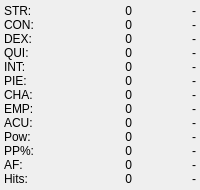
     <widget class="GroupFrame" name="GroupStats" >
      <layout class="QGridLayout" >
       <property name="margin" >
        <number>4</number>
       </property>
       <property name="spacing" >
        <number>0</number>
       </property>
       <item row="0" column="0" >
        <widget class="QLabel" name="StrengthLabel" >
         <property name="text" >
          <string>STR: </string>
         </property>
        </widget>
       </item>
       <item row="0" column="1" >
        <widget class="QLabel" name="Strength" >
         <property name="text" >
          <string>0</string>
         </property>
         <property name="alignment" >
          <set>Qt::AlignRight|Qt::AlignTrailing|Qt::AlignVCenter</set>
         </property>
        </widget>
       </item>
       <item row="0" column="2" >
        <widget class="QLabel" name="StrengthCap" >
         <property name="text" >
          <string>-</string>
         </property>
         <property name="alignment" >
          <set>Qt::AlignRight|Qt::AlignTrailing|Qt::AlignVCenter</set>
         </property>
        </widget>
       </item>
       <item row="1" column="0" >
        <widget class="QLabel" name="ConstitutionLabel" >
         <property name="text" >
          <string>CON: </string>
         </property>
        </widget>
       </item>
       <item row="1" column="1" >
        <widget class="QLabel" name="Constitution" >
         <property name="text" >
          <string>0</string>
         </property>
         <property name="alignment" >
          <set>Qt::AlignRight|Qt::AlignTrailing|Qt::AlignVCenter</set>
         </property>
        </widget>
       </item>
       <item row="1" column="2" >
        <widget class="QLabel" name="ConstitutionCap" >
         <property name="text" >
          <string>-</string>
         </property>
         <property name="alignment" >
          <set>Qt::AlignRight|Qt::AlignTrailing|Qt::AlignVCenter</set>
         </property>
        </widget>
       </item>
       <item row="2" column="0" >
        <widget class="QLabel" name="DexterityLabel" >
         <property name="text" >
          <string>DEX: </string>
         </property>
        </widget>
       </item>
       <item row="2" column="1" >
        <widget class="QLabel" name="Dexterity" >
         <property name="text" >
          <string>0</string>
         </property>
         <property name="alignment" >
          <set>Qt::AlignRight|Qt::AlignTrailing|Qt::AlignVCenter</set>
         </property>
        </widget>
       </item>
       <item row="2" column="2" >
        <widget class="QLabel" name="DexterityCap" >
         <property name="text" >
          <string>-</string>
         </property>
         <property name="alignment" >
          <set>Qt::AlignRight|Qt::AlignTrailing|Qt::AlignVCenter</set>
         </property>
        </widget>
       </item>
       <item row="3" column="0" >
        <widget class="QLabel" name="QuicknessLabel" >
         <property name="text" >
          <string>QUI: </string>
         </property>
        </widget>
       </item>
       <item row="3" column="1" >
        <widget class="QLabel" name="Quickness" >
         <property name="text" >
          <string>0</string>
         </property>
         <property name="alignment" >
          <set>Qt::AlignRight|Qt::AlignTrailing|Qt::AlignVCenter</set>
         </property>
        </widget>
       </item>
       <item row="3" column="2" >
        <widget class="QLabel" name="QuicknessCap" >
         <property name="text" >
          <string>-</string>
         </property>
         <property name="alignment" >
          <set>Qt::AlignRight|Qt::AlignTrailing|Qt::AlignVCenter</set>
         </property>
        </widget>
       </item>
       <item row="4" column="0" >
        <widget class="QLabel" name="IntelligenceLabel" >
         <property name="text" >
          <string>INT: </string>
         </property>
        </widget>
       </item>
       <item row="4" column="1" >
        <widget class="QLabel" name="Intelligence" >
         <property name="text" >
          <string>0</string>
         </property>
         <property name="alignment" >
          <set>Qt::AlignRight|Qt::AlignTrailing|Qt::AlignVCenter</set>
         </property>
        </widget>
       </item>
       <item row="4" column="2" >
        <widget class="QLabel" name="IntelligenceCap" >
         <property name="text" >
          <string>-</string>
         </property>
         <property name="alignment" >
          <set>Qt::AlignRight|Qt::AlignTrailing|Qt::AlignVCenter</set>
         </property>
        </widget>
       </item>
       <item row="5" column="0" >
        <widget class="QLabel" name="PietyLabel" >
         <property name="text" >
          <string>PIE: </string>
         </property>
        </widget>
       </item>
       <item row="5" column="1" >
        <widget class="QLabel" name="Piety" >
         <property name="text" >
          <string>0</string>
         </property>
         <property name="alignment" >
          <set>Qt::AlignRight|Qt::AlignTrailing|Qt::AlignVCenter</set>
         </property>
        </widget>
       </item>
       <item row="5" column="2" >
        <widget class="QLabel" name="PietyCap" >
         <property name="text" >
          <string>-</string>
         </property>
         <property name="alignment" >
          <set>Qt::AlignRight|Qt::AlignTrailing|Qt::AlignVCenter</set>
         </property>
        </widget>
       </item>
       <item row="6" column="0" >
        <widget class="QLabel" name="CharismaLabel" >
         <property name="text" >
          <string>CHA: </string>
         </property>
        </widget>
       </item>
       <item row="6" column="1" >
        <widget class="QLabel" name="Charisma" >
         <property name="text" >
          <string>0</string>
         </property>
         <property name="alignment" >
          <set>Qt::AlignRight|Qt::AlignTrailing|Qt::AlignVCenter</set>
         </property>
        </widget>
       </item>
       <item row="6" column="2" >
        <widget class="QLabel" name="CharismaCap" >
         <property name="text" >
          <string>-</string>
         </property>
         <property name="alignment" >
          <set>Qt::AlignRight|Qt::AlignTrailing|Qt::AlignVCenter</set>
         </property>
        </widget>
       </item>
       <item row="7" column="0" >
        <widget class="QLabel" name="EmpathyLabel" >
         <property name="text" >
          <string>EMP: </string>
         </property>
        </widget>
       </item>
       <item row="7" column="1" >
        <widget class="QLabel" name="Empathy" >
         <property name="text" >
          <string>0</string>
         </property>
         <property name="alignment" >
          <set>Qt::AlignRight|Qt::AlignTrailing|Qt::AlignVCenter</set>
         </property>
        </widget>
       </item>
       <item row="7" column="2" >
        <widget class="QLabel" name="EmpathyCap" >
         <property name="text" >
          <string>-</string>
         </property>
         <property name="alignment" >
          <set>Qt::AlignRight|Qt::AlignTrailing|Qt::AlignVCenter</set>
         </property>
        </widget>
       </item>
       <item row="8" column="0" >
        <widget class="QLabel" name="AcuityLabel" >
         <property name="text" >
          <string>ACU: </string>
         </property>
        </widget>
       </item>
       <item row="8" column="1" >
        <widget class="QLabel" name="Acuity" >
         <property name="text" >
          <string>0</string>
         </property>
         <property name="alignment" >
          <set>Qt::AlignRight|Qt::AlignTrailing|Qt::AlignVCenter</set>
         </property>
        </widget>
       </item>
       <item row="8" column="2" >
        <widget class="QLabel" name="AcuityCap" >
         <property name="text" >
          <string>-</string>
         </property>
         <property name="alignment" >
          <set>Qt::AlignRight|Qt::AlignTrailing|Qt::AlignVCenter</set>
         </property>
        </widget>
       </item>
       <item row="9" column="0" >
        <widget class="QLabel" name="PowerLabel" >
         <property name="text" >
          <string>Pow: </string>
         </property>
        </widget>
       </item>
       <item row="9" column="1" >
        <widget class="QLabel" name="Power" >
         <property name="text" >
          <string>0</string>
         </property>
         <property name="alignment" >
          <set>Qt::AlignRight|Qt::AlignTrailing|Qt::AlignVCenter</set>
         </property>
        </widget>
       </item>
       <item row="9" column="2" >
        <widget class="QLabel" name="PowerCap" >
         <property name="text" >
          <string>-</string>
         </property>
         <property name="alignment" >
          <set>Qt::AlignRight|Qt::AlignTrailing|Qt::AlignVCenter</set>
         </property>
        </widget>
       </item>
       <item row="10" column="0" >
        <widget class="QLabel" name="PowerPoolLabel" >
         <property name="text" >
          <string>PP%: </string>
         </property>
        </widget>
       </item>
       <item row="10" column="1" >
        <widget class="QLabel" name="PowerPool" >
         <property name="text" >
          <string>0</string>
         </property>
         <property name="alignment" >
          <set>Qt::AlignRight|Qt::AlignTrailing|Qt::AlignVCenter</set>
         </property>
        </widget>
       </item>
       <item row="10" column="2" >
        <widget class="QLabel" name="PowerPoolCap" >
         <property name="text" >
          <string>-</string>
         </property>
         <property name="alignment" >
          <set>Qt::AlignRight|Qt::AlignTrailing|Qt::AlignVCenter</set>
         </property>
        </widget>
       </item>
       <item row="11" column="0" >
        <widget class="QLabel" name="AFLabel" >
         <property name="text" >
          <string>AF: </string>
         </property>
        </widget>
       </item>
       <item row="11" column="1" >
        <widget class="QLabel" name="AF" >
         <property name="text" >
          <string>0</string>
         </property>
         <property name="alignment" >
          <set>Qt::AlignRight|Qt::AlignTrailing|Qt::AlignVCenter</set>
         </property>
        </widget>
       </item>
       <item row="11" column="2" >
        <widget class="QLabel" name="AFCap" >
         <property name="text" >
          <string>-</string>
         </property>
         <property name="alignment" >
          <set>Qt::AlignRight|Qt::AlignTrailing|Qt::AlignVCenter</set>
         </property>
        </widget>
       </item>
       <item row="12" column="0" >
        <widget class="QLabel" name="HitsLabel" >
         <property name="text" >
          <string>Hits: </string>
         </property>
        </widget>
       </item>
       <item row="12" column="1" >
        <widget class="QLabel" name="Hits" >
         <property name="text" >
          <string>0</string>
         </property>
         <property name="alignment" >
          <set>Qt::AlignRight|Qt::AlignTrailing|Qt::AlignVCenter</set>
         </property>
        </widget>
       </item>
       <item row="12" column="2" >
        <widget class="QLabel" name="HitsCap" >
         <property name="text" >
          <string>-</string>
         </property>
         <property name="alignment" >
          <set>Qt::AlignRight|Qt::AlignTrailing|Qt::AlignVCenter</set>
         </property>
        </widget>
       </item>
       <item row="13" column="0" colspan="3">
        <spacer>
         <property name="orientation" >
          <enum>Qt::Vertical</enum>
         </property>
         <property name="sizeType" >
          <enum>QSizePolicy::MinimumExpanding</enum>
         </property>
         <property name="sizeHint" >
          <size>
           <width>5</width>
           <height>0</height>
          </size>
         </property>
        </spacer>
       </item>
      </layout>
     </widget>
